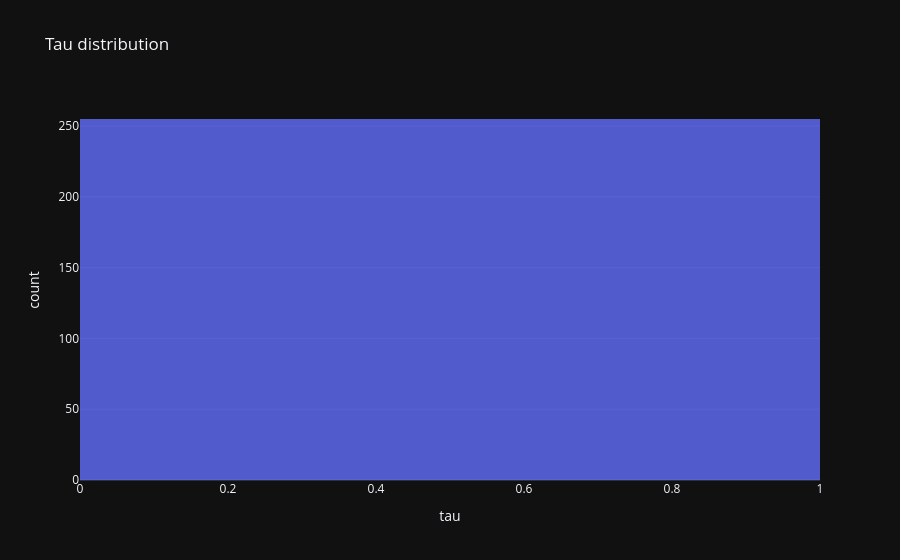

The cell this chart's notebook holds for it:
### Code cell
import plotly.express as px
import pandas as pd

df_lambda = pd.DataFrame({"Tau": StackTau})

fig = px.histogram(
    df_lambda,
    x="Tau",
    nbins=100,
    title="Tau distribution",
    labels={"Tau": "tau"},
    opacity=0.8
)

fig.show()

### Figure 1 — Plotly figure (JSON) as saved in the notebook; plotly's stock layout.template omitted (floating-point values rounded to 4 significant figures; data arrays with more than 128 entries replaced by an {"elided": "..."} marker saying what was removed)
{"data": [{"bingroup": "x", "hovertemplate": "tau=%{x}<br>count=%{y}<extra></extra>", "legendgroup": "", "marker": {"color": "#636efa", "opacity": 0.8, "pattern": {"shape": ""}}, "name": "", "nbinsx": 100, "orientation": "v", "showlegend": false, "x": {"elided": "255 float values"}, "xaxis": "x", "yaxis": "y", "type": "histogram"}], "layout": {"xaxis": {"anchor": "y", "domain": [0.0, 1.0], "title": {"text": "tau"}}, "yaxis": {"anchor": "x", "domain": [0.0, 1.0], "title": {"text": "count"}}, "legend": {"tracegroupgap": 0}, "title": {"text": "Tau distribution"}, "barmode": "relative"}}
